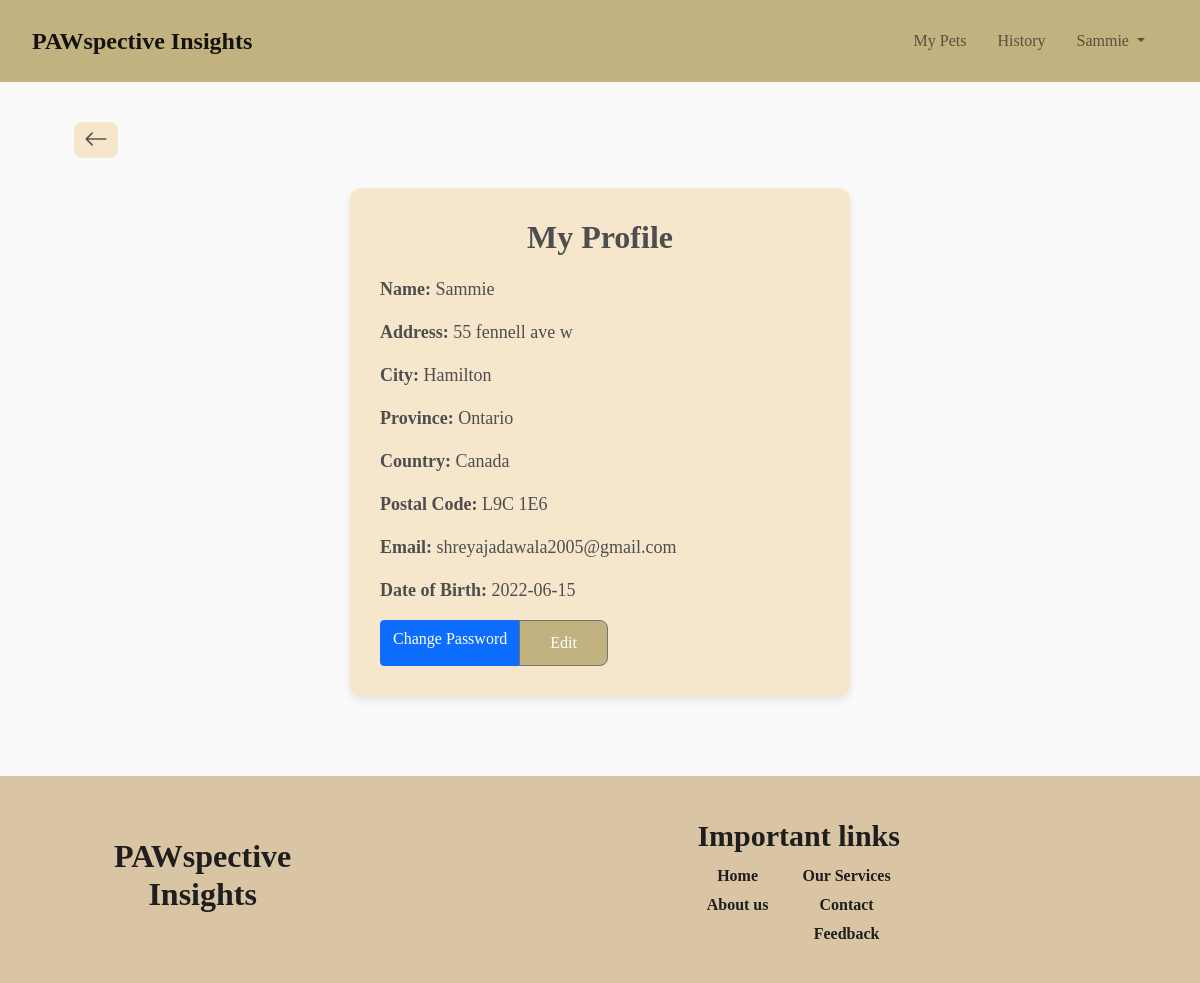
/my_profile (signed in), run on an earlier commit of the app's database.
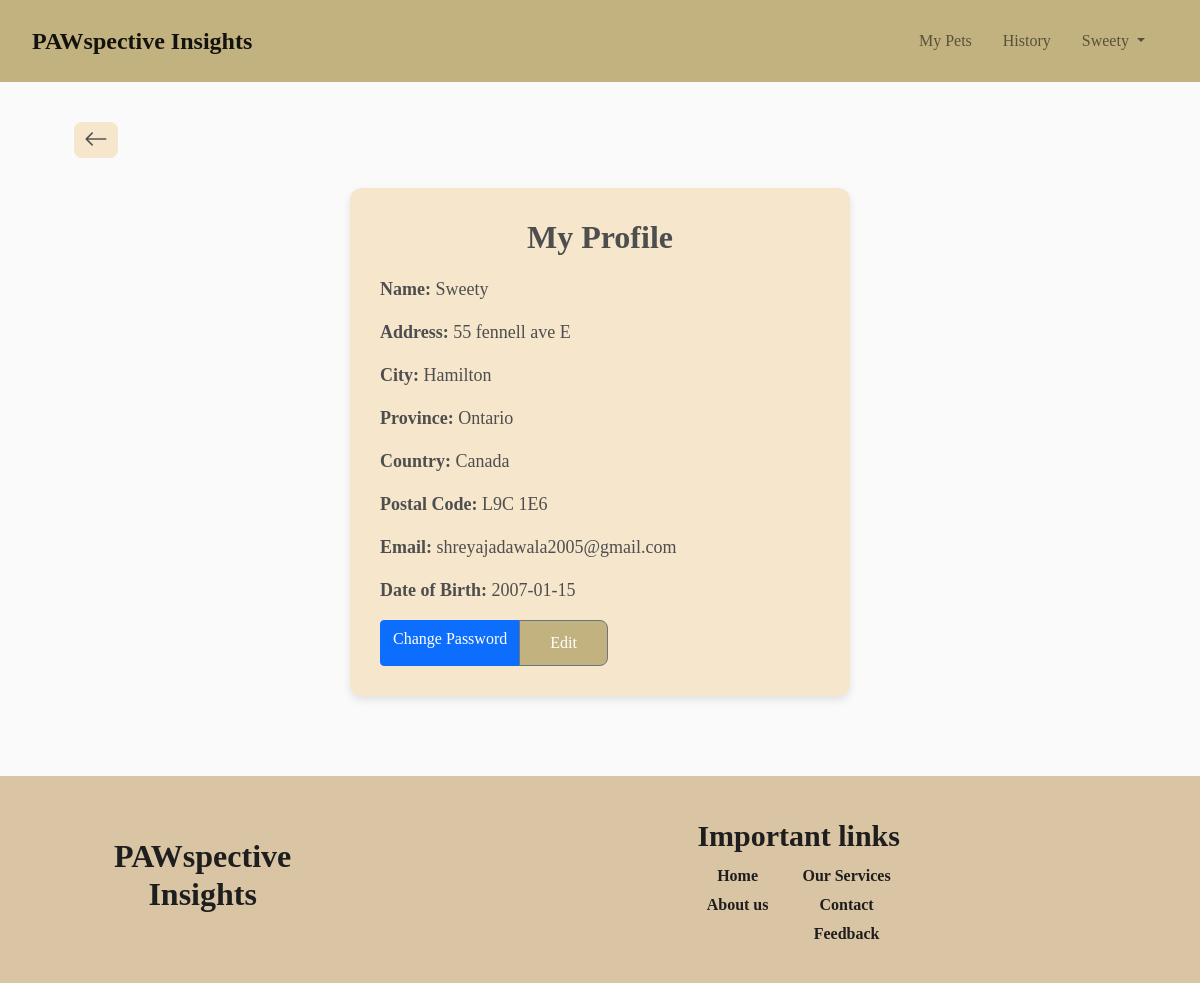
And on a later commit of the database.
### app.py (models this page shows)
class User(db.Model):
    id = db.Column(db.Integer, primary_key=True)
    name = db.Column(db.String(100), nullable=False)
    address = db.Column(db.String(200), nullable=False)
    city = db.Column(db.String(100), nullable=False)
    province = db.Column(db.String(100), nullable=False)
    country = db.Column(db.String(100), nullable=False)
    postal_code = db.Column(db.String(20), nullable=False)
    email = db.Column(db.String(100), unique=True, nullable=False)
    password = db.Column(db.String(100), nullable=False)
    dob = db.Column(db.String(20), nullable=False)
    is_admin = db.Column(db.Boolean, default=False)  # New field for admin role
    date_created = db.Column(db.DateTime, default=datetime.now())

### app.py (the view)
@app.route('/my_profile')
def my_profile():
    if 'user' not in session:
        return redirect(url_for('login'))
    user = User.query.get(session['user']['id'])
    return render_template('profile.html', user=user)

### templates/profile.html (shortened to what this page needs)
{% extends "base.html" %}
{% block content %}
<div class="container mt-3">
    <a href="/home" class="btn-back">
        <i class="bi bi-arrow-left"></i>
    </a>
</div>
<div class="profile-container">
    <h2>My Profile</h2>
    <p><strong>Name:</strong> {{ user.name }}</p>
    <p><strong>Address:</strong> {{ user.address }}</p>
    <p><strong>City:</strong> {{ user.city }}</p>
    <p><strong>Province:</strong> {{ user.province }}</p>
    <p><strong>Country:</strong> {{ user.country }}</p>
    <p><strong>Postal Code:</strong> {{ user.postal_code }}</p>
    <p><strong>Email:</strong> {{ user.email }}</p>
    <p><strong>Date of Birth:</strong> {{ user.dob }}</p>
    <div class="btn-group">
        <a href="{{ url_for('change_password') }}" class="btn btn-primary">Change Password</a>
        <a href="{{ url_for('edit_profile') }}" class="btn btn-secondary">Edit</a>
    </div>
</div>
{% endblock %}

### templates/base.html (shortened to what this page needs)
<!DOCTYPE html>
<html lang="en">
<head>
    <link href="https://cdn.jsdelivr.net/npm/bootstrap@5.0.2/dist/css/bootstrap.min.css" rel="stylesheet">
    <link href="https://cdn.jsdelivr.net/npm/bootstrap-icons/font/bootstrap-icons.css" rel="stylesheet">
    <link rel="stylesheet" href="{{ url_for('static', filename='css/style.css') }}">
</head>
<body>
    <header class="header">
        <nav class="navbar navbar-expand-lg navbar-light" style="background-color: #c2b280;">
            <div class="container-fluid">
                <a class="navbar-brand" href="/home">PAWspective Insights</a>
                <div class="navbar-collapse" id="navbarNavDropdown">
                    <ul class="navbar-nav ms-auto">
                        <li class="nav-item">
                            <a class="nav-link" href="/my_pets">My Pets</a>
                        </li>
                        <li class="nav-item">
                            <a class="nav-link" href="/history">History</a>
                        </li>
                        <li class="nav-item dropdown">
                            {% if session['user'] is defined %}
                            <a class="nav-link dropdown-toggle" href="#" id="navbarDropdownMenuLink" role="button"
                                data-bs-toggle="dropdown" aria-expanded="false">
                                {{ session['user']['name'] }}
                            </a>
                            {% else %}
                            <a class="nav-link" href="/login">Login</a>
                            {% endif %}
                        </li>
                    </ul>
                </div>
            </div>
        </nav>
    </header>
    <div class="content-wrapper container mt-4">
        {% block content %}{% endblock %}
    </div>
    <footer class="footer">
        <div class="container-fluid p-3">
            <div class="row">
                <div class="col-md-4 d-flex justify-content-center align-items-center">
                    <h2 class="footer-title">PAWspective <br> Insights</h2>
                </div>
                <div class="col-md-8">
                    <div class="d-flex justify-content-center">
                        <div class="footer-links-section">
                            <h4 class="footer-links-title">Important links</h4>
                            <div class="d-flex justify-content-center">
                                <ul class="footer-links">
                                    <li><a href="/home">Home</a></li>
                                    <li><a href="/about">About us</a></li>
                                </ul>
                                <ul class="footer-links ms-4">
                                    <li><a href="/services">Our Services</a></li>
                                    <li><a href="/contact">Contact</a></li>
                                    <li><a href="/submit_feedback">Feedback</a></li>
                                </ul>
                            </div>
                        </div>
                    </div>
                </div>
            </div>
        </div>
    </footer>
</body>
</html>

What changed in the data, as far as the page shows it:
changed User "Hamilton": user.name "Sammie" → "Sweety"; name "Sammie" → "Sweety"; address "55 fennell ave w" → "55 fennell ave E"; dob "2022-06-15" → "2007-01-15"
